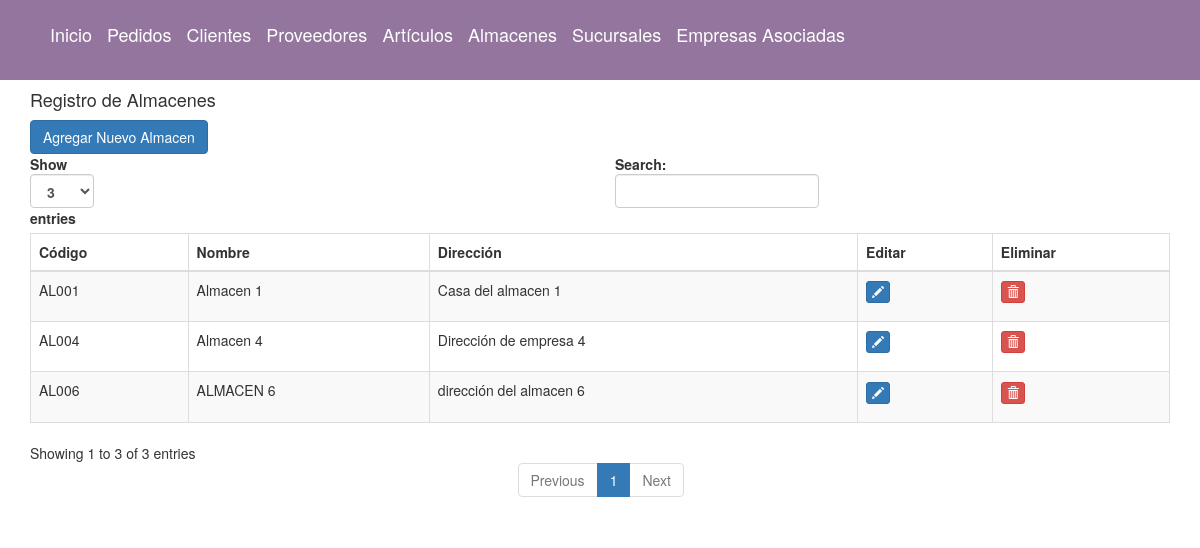
The app's page /almacenes/ with its own data.
### tiendaElectronicos/Tienda/models.py (models this page shows, shortened)
class Almacen(models.Model):
	codigo = models.CharField(max_length=5, primary_key=True)
	nombre = models.CharField(max_length=60)
	direccion = models.CharField(max_length=100, default='')

### tiendaElectronicos/Tienda/views.py (the view)
# urls.py: path('almacenes/', views.almacenes, name='almacenes'),
def almacenes(request):
	todos_almacenes = Almacen.objects.all()
	contexto = {'almacenes': todos_almacenes,}
	return render(request, 'tienda/lista_almacenes.html', contexto)

### tiendaElectronicos/Tienda/templates/tienda/lista_almacenes.html (shortened to what this page needs)
{% extends 'base/base.html' %}
{% block content %}
	<div class="col-md-12">
        <h4>Registro de Almacenes</h4> <span><a href="{% url 'crearalmacen' %}" class="btn btn-primary">Agregar Nuevo Almacen</a></span>
		{% if almacenes %}
		<div class="table-responsive">
			<table id="bootstrapdatatable" class="table table-striped table-bordered" width="100%">
				<thead>
					<th>Código</th>
					<th>Nombre</th>
					<th>Dirección</th>
					<th>Editar</th>
                	<th>Eliminar</th>
				</thead>
				<tbody>
					{% for almacen in almacenes %}
					<tr>
						<td>{{almacen.codigo}}</td>
						<td>{{almacen.nombre}}</td>
						<td>{{almacen.direccion}}</td>
						<td><p data-placement="top" data-toggle="tooltip" title="Editar"><a href="{% url 'editaralmacen' almacen.codigo %}" class="btn btn-primary btn-xs" data-title="Editar"><span class="glyphicon glyphicon-pencil"></span></a></p></td>
     					<td><p data-placement="top" data-toggle="tooltip" title="Eliminar"><a href="{% url 'eliminaralmacen' almacen.codigo %}" class="btn btn-danger btn-xs" data-title="Eliminar"><span class="glyphicon glyphicon-trash"></span></a></p></td>
   					</tr>
					{% endfor %}
				</tbody>
			</table>
		</div>
		{% else %}
		    <h1>No hay registros de almacenes</h1>
		{% endif %}
	</div>
{% endblock content %}

### records on screen
Almacen: codigo "AL001", nombre "Almacen 1", direccion "Casa del almacen 1"
Almacen: codigo "AL006", nombre "ALMACEN 6", direccion "dirección del almacen 6"
Almacen: codigo "AL004", nombre "Almacen 4", direccion "Dirección de empresa 4"
